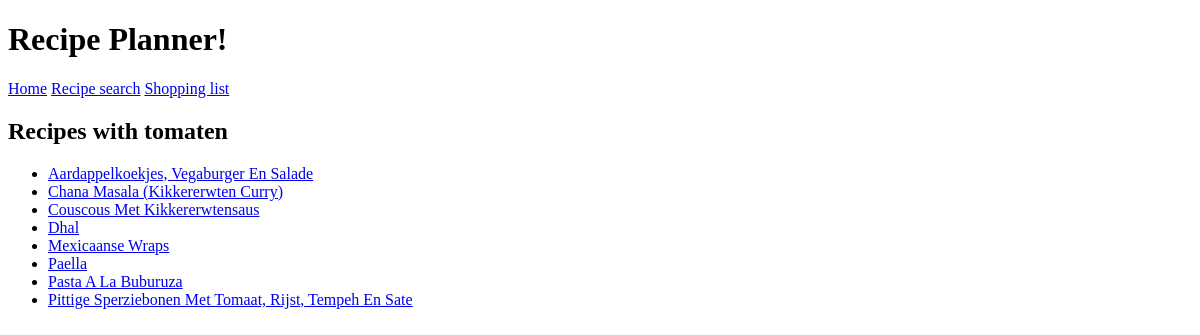
Page /recipe_planner/58 on the earlier database version.
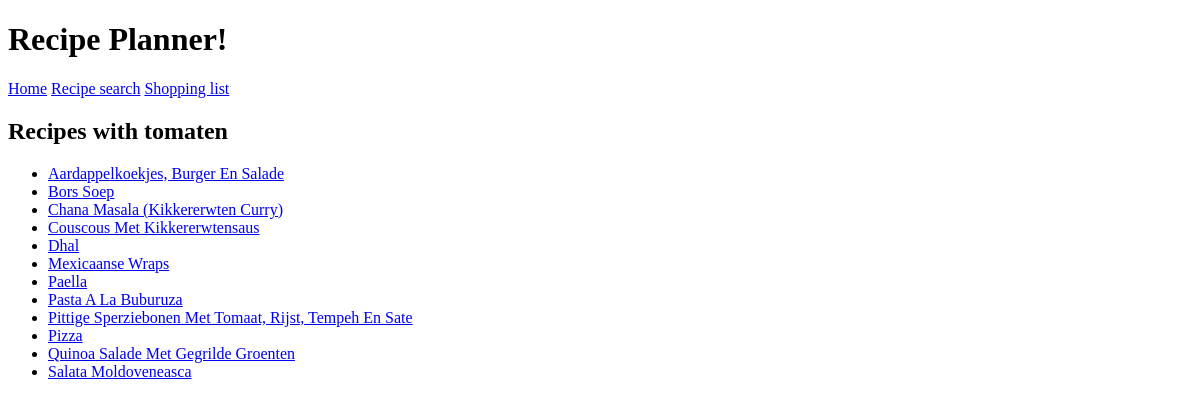
Same page on the later database version.
### recipe_planner/models.py (models this page shows, shortened)
class Recipe(models.Model):
	name = models.CharField(max_length=255)
	ingredients = models.ManyToManyField(Ingredient)
	last_in_menu = models.DateField('Last time this recipe was on menu', blank=True)
	quisine = models.CharField(max_length=255)
	class Meta:
		ordering = ('name',)

### recipe_planner/views.py (the view)
# urls.py: path('<int:pk>', views.IngredientDetailView.as_view(), name='ingredient_detail'),
class IngredientDetailView(generic.DetailView):
	model = Ingredient
	template_name = 'recipe_planner/ingredient_detail.html'

### recipe_planner/templates/recipe_planner/ingredient_detail.html
{% extends 'recipe_planner/base.html' %}
{% block content %}
<h2>Recipes with {{ ingredient.name }} </h2>
<ul>
{% for recipe in ingredient.recipe_set.all %}
    <li><a href="{% url 'recipe_planner:detail' recipe.id %}">{{ recipe.name|title }}</a></li>
{% endfor %}
</ul>
{% endblock %}

Differences in the rows shown:
changed Recipe: name "Aardappelkoekjes, Vegaburger En Salade" → "Aardappelkoekjes, Burger En Salade"
added Recipe: name "Bors Soep"
added Recipe: name "Pizza"
added Recipe: name "Quinoa Salade Met Gegrilde Groenten"
added Recipe: name "Salata Moldoveneasca"
